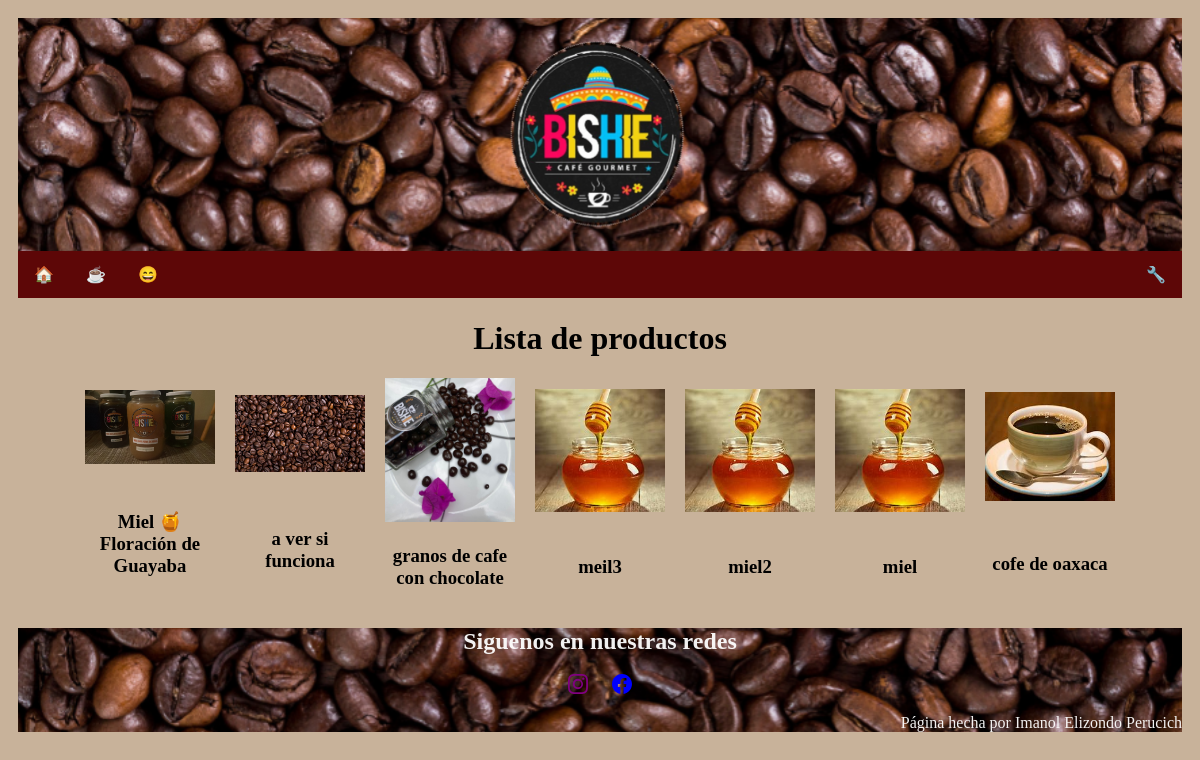
Page /products on the committed database.
### products/models.py (models this page shows)
class product(models.Model):
    title = models.CharField(max_length=100)
    body= models.TextField()
    slug=models.SlugField()
    date=models.DateTimeField(auto_now_add=True)
    baner=models.ImageField(default='fall.png',blank=True)

### products/views.py (the view)
# urls.py: path('',views.product_lists, name='list' ),
def product_lists(request):
    products=product.objects.all().order_by('-date')
    return render(request, "products/products.html",{'products':products})

### products/templates/products/products.html (shortened to what this page needs)
<!DOCTYPE html>
{% load static %}
<html lang="en">
<head>
    <link rel="stylesheet" href="{% static 'css\style.css' %}">
</head>
<body>
    <div class="header" style="background-image: url('media/granos.png');">
        <a href="\">
        <img class="titulo"
              src="media\IMG-20250129-WA0009-removebg-preview.png"
              alt="titulo"
              />
        </a>
      </div>
      <div class="topnav">
        <a href="\" title="casa">🏠</a>
        <a href="{% url 'productos:list'%}" title="productos">☕</a>
        <a href="\acerca_de" title="mas de nosotros">😄</a>
        <a href="\admin" style="float:right" title="admin">🔧</a>
      </div>
      <h1 style="text-align: center;">Lista de productos</h1>
    <div class="parent">
    {%for product in products%}
    <div class="hijo">
    <a href="{% url 'productos:page' slug=product.slug %}">
    <img class="pro"
    src="{{product.baner.url}}"
    alt="{{product.title}}"
    />
        </a>
    <h3 style="text-align: center;">
        <a href="{% url 'productos:page' slug=product.slug %}">
        {{product.title}}
        </a>
    </h3>
    </div>
    {%endfor%}
</div>
<div class="footer" style="background-image: url('media/granos.png');">
  <h2>Siguenos en nuestras redes</h2>
  <a style="margin: 10px;" href="https://www.instagram.com/cafe_bishie/">
  </a>
  <a style="margin: 10px;" href="https://www.facebook.com/profile.php?id=100085959362178">
</a>
<p style="text-align: right;">Página hecha por Imanol Elizondo Perucich</p>
</div>
</body>
</html>

### static/css/style.css (style rules this page uses)
* { box-sizing: border-box; }
a:link { color: black; text-decoration: none; }
body { font-family: "Times New Roman", Times, serif; padding: 10px; background: rgb(200,178,154); }
.header { padding: 5px; text-align: center; position: relative; background-repeat: no-repeat; background-attachment: fixed; background-size: cover; }
.titulo { width: 20%; max-width: 200px; }
.topnav { overflow: hidden; background-color: #5d0707; }
.topnav a { float: left; display: block; color: #f2f2f2; text-align: center; padding: 14px 16px; text-decoration: none; }
.pro { width: 100%; }
.parent { width: 100%; display: grid; grid-template-columns: repeat(auto-fit, 130px); gap: 20px; justify-content: center; }
.hijo { display: grid; place-items: center; width: 100%; height: 100%; background-color:#f5959500 }
.footer { text-align: center; background-repeat: no-repeat; background-attachment: fixed; background-size: cover; color: #fffffff0; }

### rows in the picture
product: baner (picture), title "Miel 🍯 Floración de Guayaba"
product: baner (picture), title "a ver si funciona"
product: baner (picture), title "granos de cafe con chocolate"
product: baner (picture), title "meil3"
product: baner (picture), title "miel2"
product: baner (picture), title "miel"
product: baner (picture), title "cofe de oaxaca"
